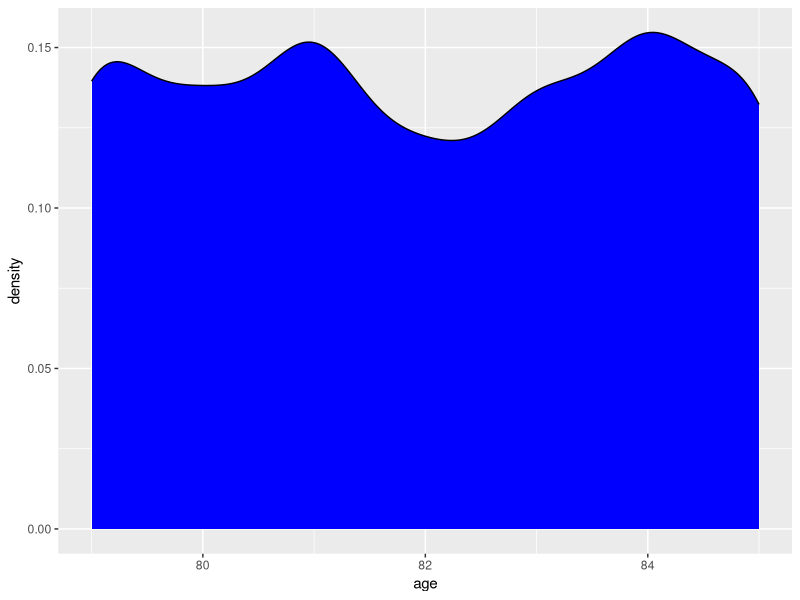
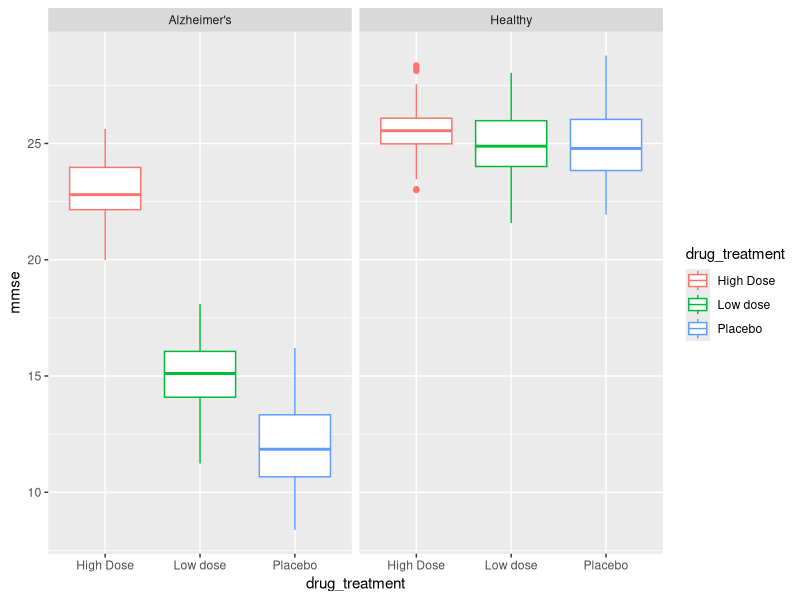
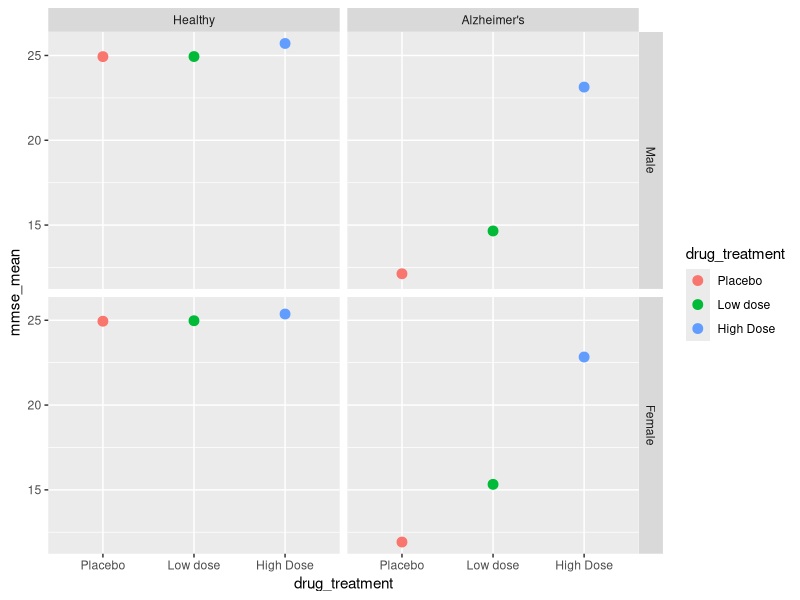
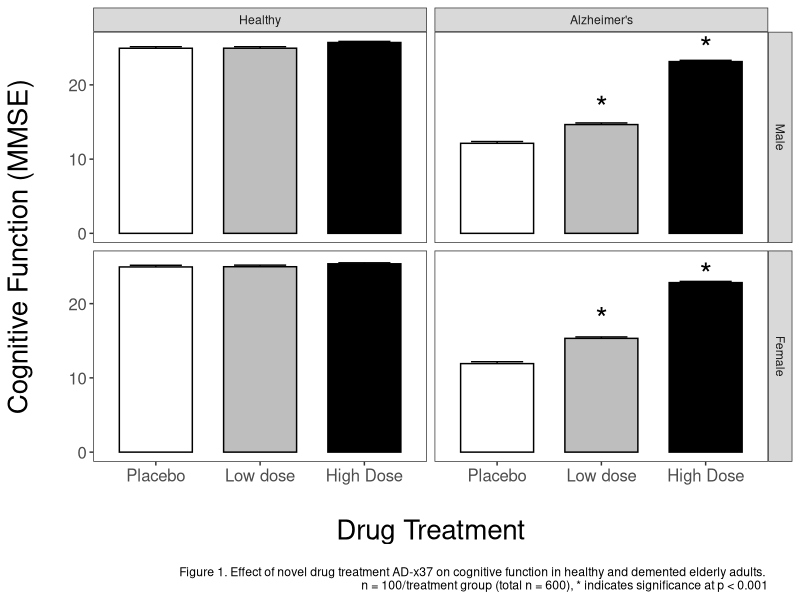

Reproduce these figures in R, in order.
## ---- chunk 1
# Load libraries
library(tidyverse)
library(broom)
library(knitr)
library(readxl)
## ---- chunk 2
library(here)
raw_df <- readxl::read_xlsx(here("static", "data", "ad_treatment.xlsx"))
dplyr::glimpse(raw_df)
## ---- chunk 3
ggplot(data = raw_df, aes(x = age)) + 
 geom_density(fill = "blue")
## ---- chunk 4
raw_df %>% summarize(
 min = min(age), 
 max = max(age))
## ---- chunk 5
range(raw_df$age)
## ---- chunk 6
table(raw_df$drug_treatment, raw_df$health_status)
## ---- chunk 7
raw_df %>% 
  group_by(drug_treatment, health_status) %>% 
  count()
## ---- chunk 8
ggplot(data = raw_df, # add the data
       aes(x = drug_treatment, y = mmse, # set x, y coordinates
           color = drug_treatment)) +    # color by treatment
  geom_boxplot() +
  facet_grid(~health_status) # create panes base on health status

## ---- chunk 9
dplyr::glimpse(raw_df)
## ---- chunk 10
sum_df <- raw_df %>% 
            mutate(
              sex = factor(sex, 
                  labels = c("Male", "Female")),
              drug_treatment =  factor(drug_treatment, 
                  levels = c("Placebo", "Low dose", "High Dose")),
              health_status = factor(health_status, 
                  levels = c("Healthy", "Alzheimer's"))
              )
glimpse(sum_df)
## ---- chunk 11
sum_df <- sum_df %>%   
  group_by(sex, health_status, drug_treatment) %>%  
  summarize(mmse_mean = mean(mmse),   
            mmse_se = sd(mmse)/sqrt(n()),
            n_samples = n()) %>%
  ungroup() # ungrouping variable is a good habit to prevent errors

## ---- chunk 12
ggplot(data = sum_df, # add the data
       aes(x = drug_treatment,  #set x, y coordinates
           y = mmse_mean,
           group = drug_treatment,  # group by treatment
           color = drug_treatment)) +    # color by treatment
  geom_point(size = 3) + # set size of the dots
  facet_grid(sex~health_status) # create facets by sex and status

## ---- chunk 13
stats_df <- raw_df %>% # start with data
   mutate(drug_treatment = factor(drug_treatment, 
             levels = c("Placebo", "Low dose", "High Dose")),
         sex = factor(sex, 
             labels = c("Male", "Female")),
         health_status = factor(health_status, 
             levels = c("Healthy", "Alzheimer's")))
glimpse(stats_df)
## ---- chunk 14
# this gives main effects AND interactions
ad_aov <- aov(mmse ~ sex * drug_treatment * health_status, 
        data = stats_df)
## ---- chunk 15
# look at effects and interactions
summary(ad_aov)
## ---- chunk 16
# call and save the pair.t.test
ad_pairwise <- pairwise.t.test(stats_df$mmse,    stats_df$sex:stats_df$drug_treatment:stats_df$health_status, 
p.adj = "none")
## ---- chunk 17
# tidy the post hoc
tidy_ad_pairwise <- broom::tidy(ad_pairwise)

# look at the comparisons and p-values
head(tidy_ad_pairwise)
## ---- chunk 18
kable(head(tidy(TukeyHSD(ad_aov, 
                              which = 'sex:drug_treatment:health_status')
                      )))
## ---- chunk 19
tribble(
  ~colA, ~colB,
  "a",   1,
  "b",   2,
  "c",   3
)

## ---- chunk 20
# make the dataframe with specific points of interest to add *
sig_df <- tribble(
  ~drug_treatment, ~ health_status, ~sex, ~mmse_mean,
  "Low dose", "Alzheimer's", "Male", 17,
  "High Dose", "Alzheimer's", "Male", 25,
  "Low dose", "Alzheimer's", "Female", 18, 
  "High Dose", "Alzheimer's", "Female", 24
  )

# convert the variables to factors again :)
sig_df <- sig_df %>% 
  mutate(drug_treatment = factor(drug_treatment, 
               levels = c("Placebo", "Low dose", "High Dose")),
         sex = factor(sex, 
               levels = c("Male", "Female")),
         health_status = factor(health_status, 
               levels = c("Healthy", "Alzheimer's")))
## ---- chunk 21
g1 <- ggplot(data = sum_df, 
       aes(x = drug_treatment, y = mmse_mean, fill = drug_treatment,  
           group = drug_treatment)) +
  geom_errorbar(aes(ymin = mmse_mean - mmse_se, 
                    ymax = mmse_mean + mmse_se), width = 0.5) +
  geom_bar(color = "black", stat = "identity", width = 0.7) +
  
  facet_grid(sex~health_status) +
  theme_bw() +
  scale_fill_manual(values = c("white", "grey", "black")) +
  theme(legend.position = "NULL",
        legend.title = element_blank(),
        axis.title = element_text(size = 20),
        legend.background = element_blank(),
        panel.grid.major = element_blank(), 
        panel.grid.minor = element_blank(),
        axis.text = element_text(size = 12)) +
  geom_text(data = sig_df, label = "*", size = 8) +
  labs(x = "\nDrug Treatment", 
       y = "Cognitive Function (MMSE)\n",
       caption = "\nFigure 1. Effect of novel drug treatment AD-x37 on cognitive function in healthy and demented elderly adults. \nn = 100/treatment group (total n = 600), * indicates significance at p < 0.001")
g1
